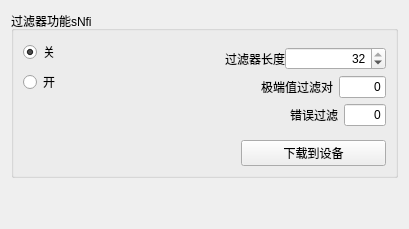
              <widget class="QWidget" name="tab_filter">
               <attribute name="title">
                <string>过滤器</string>
               </attribute>
               <layout class="QVBoxLayout" name="verticalLayout_85">
                <item>
                 <layout class="QVBoxLayout" name="verticalLayout_84">
                  <item>
                   <widget class="QGroupBox" name="groupBox_24">
                    <property name="title">
                     <string>过滤器功能sNfi</string>
                    </property>
                    <layout class="QVBoxLayout" name="verticalLayout_45">
                     <item>
                      <layout class="QVBoxLayout" name="verticalLayout_41">
                       <item>
                        <layout class="QHBoxLayout" name="horizontalLayout_63" stretch="1,1,3">
                         <item>
                          <layout class="QVBoxLayout" name="verticalLayout_38">
                           <item>
                            <widget class="QRadioButton" name="filter_close">
                             <property name="text">
                              <string>关</string>
                             </property>
                             <property name="checked">
                              <bool>true</bool>
                             </property>
                            </widget>
                           </item>
                           <item>
                            <widget class="QRadioButton" name="filter_open">
                             <property name="text">
                              <string>开</string>
                             </property>
                            </widget>
                           </item>
                           <item>
                            <spacer name="verticalSpacer_2">
                             <property name="orientation">
                              <enum>Qt::Vertical</enum>
                             </property>
                             <property name="sizeHint" stdset="0">
                              <size>
                               <width>20</width>
                               <height>40</height>
                              </size>
                             </property>
                            </spacer>
                           </item>
                          </layout>
                         </item>
                         <item>
                          <spacer name="horizontalSpacer">
                           <property name="orientation">
                            <enum>Qt::Horizontal</enum>
                           </property>
                           <property name="sizeHint" stdset="0">
                            <size>
                             <width>40</width>
                             <height>20</height>
                            </size>
                           </property>
                          </spacer>
                         </item>
                         <item>
                          <layout class="QVBoxLayout" name="verticalLayout_40" stretch="2">
                           <item>
                            <layout class="QVBoxLayout" name="verticalLayout_39">
                             <item>
                              <layout class="QHBoxLayout" name="horizontalLayout_60">
                               <property name="spacing">
                                <number>0</number>
                               </property>
                               <property name="leftMargin">
                                <number>12</number>
                               </property>
                               <item>
                                <widget class="QLabel" name="label_40">
                                 <property name="text">
                                  <string>过滤器长度</string>
                                 </property>
                                 <property name="alignment">
                                  <set>Qt::AlignRight|Qt::AlignTrailing|Qt::AlignVCenter</set>
                                 </property>
                                </widget>
                               </item>
                               <item>
                                <widget class="QSpinBox" name="filter_length">
                                 <property name="alignment">
                                  <set>Qt::AlignRight|Qt::AlignTrailing|Qt::AlignVCenter</set>
                                 </property>
                                 <property name="minimum">
                                  <number>2</number>
                                 </property>
                                 <property name="maximum">
                                  <number>32</number>
                                 </property>
                                 <property name="value">
                                  <number>32</number>
                                 </property>
                                </widget>
                               </item>
                              </layout>
                             </item>
                             <item>
                              <layout class="QHBoxLayout" name="horizontalLayout_61">
                               <property name="leftMargin">
                                <number>89</number>
                               </property>
                               <item>
                                <widget class="QLabel" name="label_41">
                                 <property name="text">
                                  <string>极端值过滤对</string>
                                 </property>
                                 <property name="alignment">
                                  <set>Qt::AlignRight|Qt::AlignTrailing|Qt::AlignVCenter</set>
                                 </property>
                                </widget>
                               </item>
                               <item>
                                <widget class="QLineEdit" name="filter_extremevalue">
                                 <property name="text">
                                  <string>0</string>
                                 </property>
                                 <property name="alignment">
                                  <set>Qt::AlignRight|Qt::AlignTrailing|Qt::AlignVCenter</set>
                                 </property>
                                </widget>
                               </item>
                              </layout>
                             </item>
                             <item>
                              <layout class="QHBoxLayout" name="horizontalLayout_62">
                               <property name="leftMargin">
                                <number>118</number>
                               </property>
                               <item>
                                <widget class="QLabel" name="label_42">
                                 <property name="text">
                                  <string>错误过滤</string>
                                 </property>
                                </widget>
                               </item>
                               <item>
                                <widget class="QLineEdit" name="filter_error">
                                 <property name="text">
                                  <string>0</string>
                                 </property>
                                 <property name="alignment">
                                  <set>Qt::AlignRight|Qt::AlignTrailing|Qt::AlignVCenter</set>
                                 </property>
                                </widget>
                               </item>
                              </layout>
                             </item>
                            </layout>
                           </item>
                          </layout>
                         </item>
                        </layout>
                       </item>
                       <item>
                        <layout class="QHBoxLayout" name="horizontalLayout_64" stretch="3,2">
                         <item>
                          <spacer name="horizontalSpacer_2">
                           <property name="orientation">
                            <enum>Qt::Horizontal</enum>
                           </property>
                           <property name="sizeHint" stdset="0">
                            <size>
                             <width>40</width>
                             <height>20</height>
                            </size>
                           </property>
                          </spacer>
                         </item>
                         <item>
                          <widget class="QPushButton" name="downtodevice_2">
                           <property name="text">
                            <string>下载到设备</string>
                           </property>
                          </widget>
                         </item>
                        </layout>
                       </item>
                      </layout>
                     </item>
                    </layout>
                   </widget>
                  </item>
                  <item>
                   <spacer name="verticalSpacer_13">
                    <property name="orientation">
                     <enum>Qt::Vertical</enum>
                    </property>
                    <property name="sizeHint" stdset="0">
                     <size>
                      <width>20</width>
                      <height>40</height>
                     </size>
                    </property>
                   </spacer>
                  </item>
                 </layout>
                </item>
               </layout>
              </widget>
